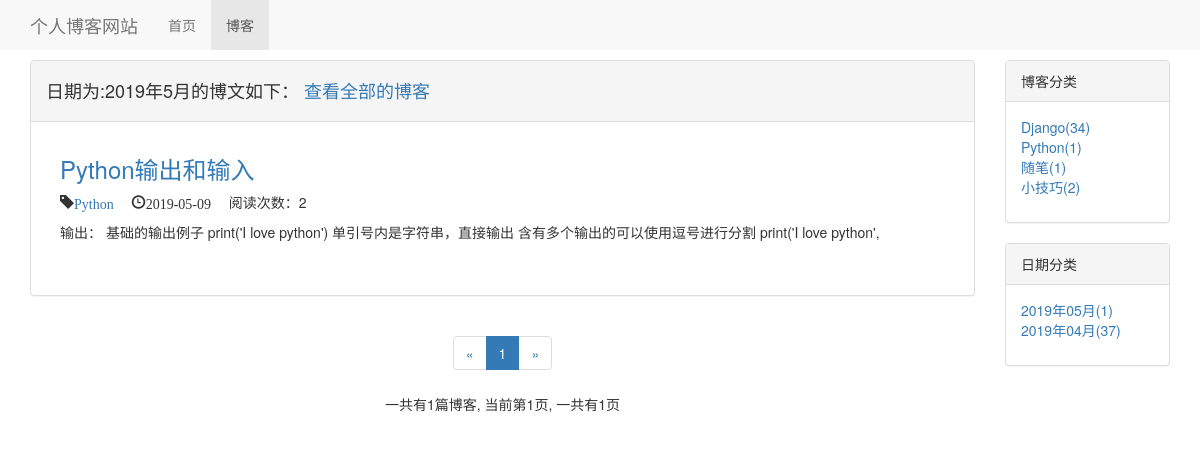
The app's page /blog/blog_with_date/2019/5, older data.
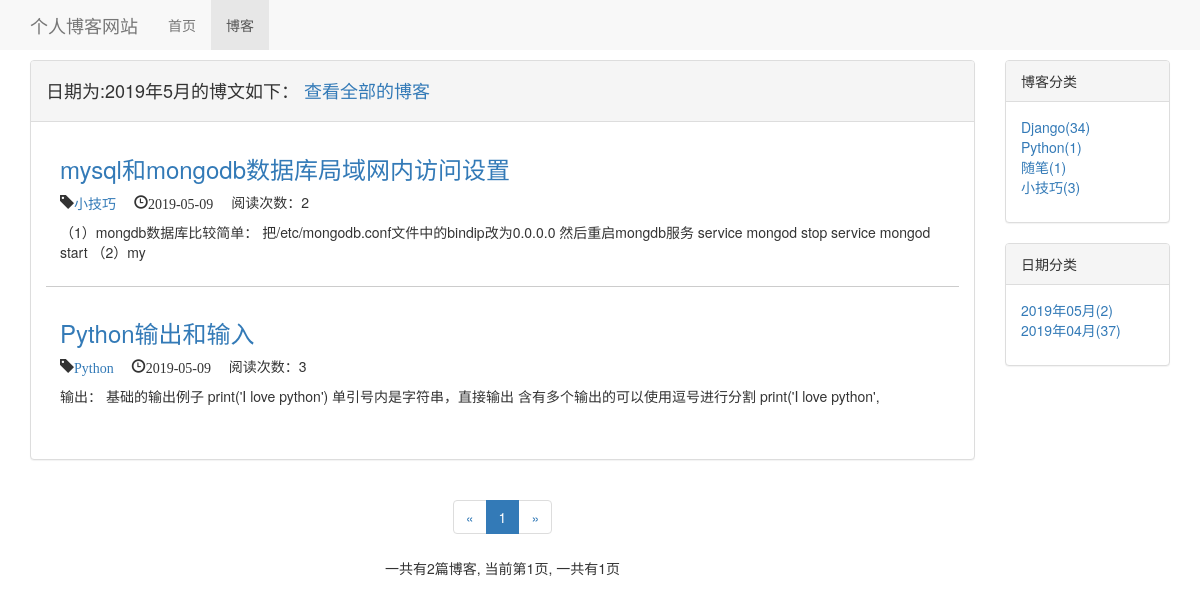
The same page, newer data.
### blog/models.py (models this page shows, shortened)
class Blog(models.Model, ReadNumExpandMethod):
    read_details = GenericRelation(ReadDetail)
    title = models.CharField(max_length=50)
    blog_type = models.ForeignKey(BlogType, on_delete=models.DO_NOTHING)
    content = RichTextUploadingField(config_name='my_config')
    author = models.ForeignKey(User, on_delete=models.DO_NOTHING)
    created_time = models.DateTimeField(auto_now_add=True)
    last_update_time = models.DateTimeField(auto_now=True)
    is_delete = models.BooleanField(default=False)
    class Meta:
        ordering = ['-created_time']  # 按照创建时间新到旧进行排序

class BlogType(models.Model):
    blog_type = models.CharField(max_length=15)
    def __str__(self):
        return self.blog_type

### read_statistics/models.py (models this page shows)
class ReadNum(models.Model):
    read_num = models.IntegerField(default=0)
    content_type = models.ForeignKey(ContentType, on_delete=models.DO_NOTHING)
    object_id = models.PositiveIntegerField()
    content_object = GenericForeignKey('content_type', 'object_id')

### blog/views.py (the view)
# urls.py: path('blog_with_date/<int:year>/<int:month>', views.blos_with_date, name='blos_with_date'),
def blos_with_date(request, year, month):
    blog_with_date_all = Blog.objects.filter(created_time__year=year, created_time__month=month)
    context = get_common_blog_data(request, blog_with_date_all)
    context['blog_with_date'] = '%s年%s月' % (year, month)
    return render(request, 'blog/blog_with_date.html', context)

### read_statistics/models.py (called while the page is built)
    def get_read_num(self):
        try:
            ct = ContentType.objects.get_for_model(self)
            readnum = ReadNum.objects.get(content_type=ct, object_id=self.pk)
            return readnum.read_num
        except exceptions.ObjectDoesNotExist:
            return 0

### blog/templates/blog/blog_with_date.html (shortened to what this page needs)
{% extends 'blog/blog_list.html' %}
{% block blog_list_type %}
    <div>
        <h4>日期为:{{ blog_with_date }}的博文如下： <a href="{% url 'blog_list' %}">查看全部的博客</a></h4>
    </div>
{% endblock %}

### blog/templates/blog/blog_list.html (shortened to what the changed rows need)
{% extends 'base.html' %}
{% load staticfiles %}
{% block header_extends %}
    <link rel="stylesheet" href="{% static 'blog.css' %}">
{% endblock %}
{% block content %}
    <div class="container">
        <div class="row">
            <div class="col-xs-12 col-sm-8 col-md-9 col-lg-10">
                <div class="panel panel-default">
                    <div class="panel-body">
                        <ul style="list-style-type: none">
                            {% for blog in page_of_blogs %}
                                <div class="blog">
                                    <h3><a href="{% url 'blog_detail' blog.pk %}">{{ blog.title }}</a></h3>
                                    <p class="blog-info">
                                        <span class="glyphicon glyphicon-tag"><a href="{% url 'blog_with_type' blog.blog_type.pk %}">{{ blog.blog_type }}</a></span>
                                        <span class="glyphicon glyphicon-time">{{ blog.created_time | date:'Y-m-d' }}</span>
                                        <span>阅读次数：{{ blog.get_read_num }}</span>
                                    </p>
                                    <p>{{ blog.content | striptags | safe | truncatechars:120 }}</p>
                                </div>
                            {% empty %}
                                <div class="blog">
                                    <h3>--暂无博客敬请期待--</h3>
                                </div>
                            {% endfor %}
                        </ul>
                    </div>
                </div>
                <div class="paginator">
                    <ul class="pagination">
                        <li>
                        </li>
                            {% for page_num in page_list %}
                                {% if page_num == page_of_blogs.number%}
                                    <li class="active"><span>{{ page_num }}</span></li>
                                {% elif page_num == '...'%}
                                    <li><span>{{ page_num }}</span></li>
                                {% else %}
                                    <li><a href="?page={{ page_num }}">{{ page_num }}</a></li>
                                {% endif %}
                            {% endfor %}
                        <li>
                        </li>
                    </ul>
                    <p>
                        一共有{{ blog_count }}篇博客, 当前第{{ page_of_blogs.number }}页, 一共有{{ total_page }}页
                    </p>
                </div>
            </div>
            <div class="hidden-xs col-sm-4 col-md-3 col-lg-2">
                <div class="panel panel-default">
                    <div class="panel-body">
                        <ul class="blog-types">
                            {% for blog_type in blog_type %}
                                <li>
                                    <a href="{% url 'blog_with_type' blog_type.pk %}">
                                        {{ blog_type.blog_type }}({{ blog_type.blog_count }})
                                    </a></li>
                            {% empty %}
                                <li>暂无分类</li>
                            {% endfor %}
                        </ul>
                    </div>
                </div>
                <div class="panel panel-default">
                    <div class="panel-body">
                        <ul class="blog-date">
                            {% for blog_date, blog_date_count in blog_date.items %}
                                <li>
                                    <a href="{% url 'blos_with_date' blog_date.year blog_date.month %}">
                                        {{ blog_date | date:'Y年m月' }}({{ blog_date_count }})
                                    </a>
                                </li>
                            {% empty %}
                                <li>暂无分类</li>
                            {% endfor %}
                        </ul>
                    </div>
                </div>
            </div>
        </div>
    </div>
{% endblock %}

Row changes from the older to the newer data that the page shows:
added Blog: title "mysql和mongodb数据库局域网内访问设置", blog_type "小技巧", created_time "2019-05-09", get_read_num "2", content "（1）mongdb数据库比较简单： 把/etc/mongodb.conf文件中的bindip改为0.0.0.0 然后重启mongdb服务 service mongod stop service mongod start （2）my"
changed Blog "Python输出和输入": get_read_num "2" → "3"
computed for BlogType "小技巧": blog_count "2" → "3"
Text that changed along with them:
{{ blog_count }}: "1" → "2"
new list line: "2019年05月 ( 2 )"
list line gone: "2019年05月 ( 1 )"
